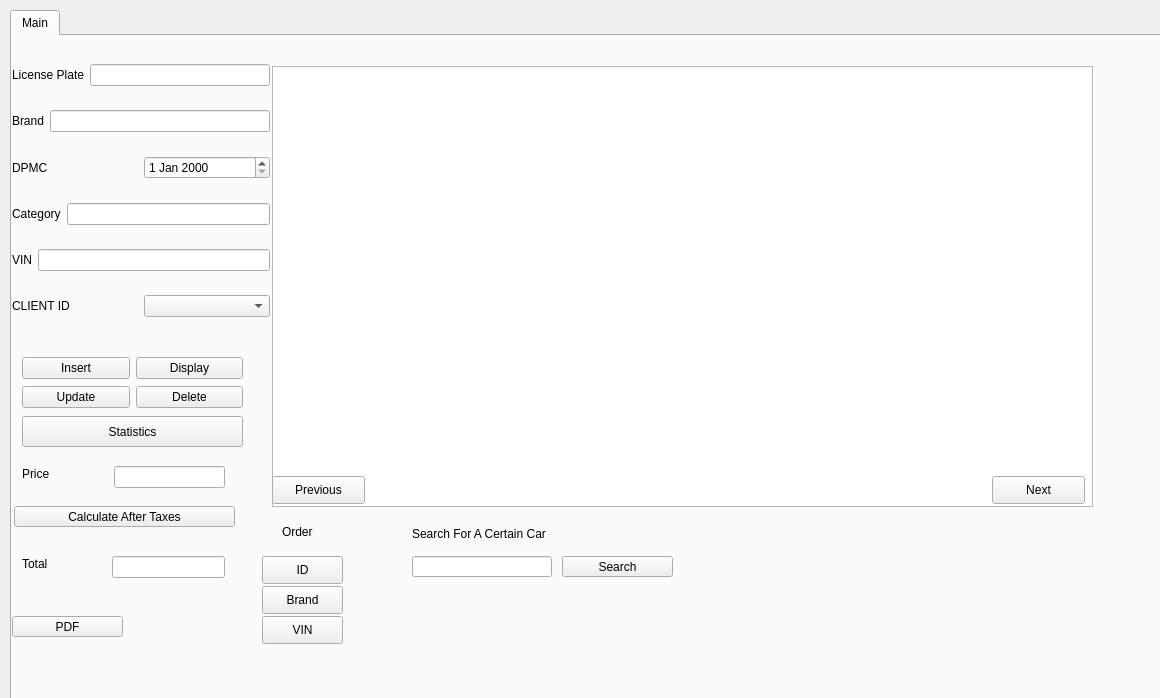
<?xml version="1.0" encoding="UTF-8"?>
<ui version="4.0">
 <class>AdminVehicles</class>
 <widget class="QWidget" name="AdminVehicles">
  <property name="geometry">
   <rect>
    <x>0</x>
    <y>0</y>
    <width>1160</width>
    <height>698</height>
   </rect>
  </property>
  <property name="windowTitle">
   <string>Form</string>
  </property>
  <property name="styleSheet">
   <string notr="true">*{
font-family:century gothic;
font-size:17px;
background:#333;

}


QPushButton
{
background:blue;
border-radius:15px;
}
QToolButton
{
background:blue;
border-radius:60px;
}
QTextEdit
{
bakcground:#333;
border-radius:60px;
}
QLabel
{
color:white;
}
QWidget
{
color:white;
}
QPushButton:hover
{
background:grey;
}
QLineEdit
{
background:transparent;
border:none;
color:white;
border-bottom:1px solid #717072;
}
QTableView
{
background:#333;
}
QHeaderView {
background:#333;
}
QTextBrowser {
font-family:century gothic;
font-size:30px;
}&lt;
</string>
  </property>
  <widget class="QTabWidget" name="tabWidget">
   <property name="geometry">
    <rect>
     <x>10</x>
     <y>10</y>
     <width>1989</width>
     <height>701</height>
    </rect>
   </property>
   <property name="styleSheet">
    <string notr="true"/>
   </property>
   <property name="currentIndex">
    <number>0</number>
   </property>
   <widget class="QWidget" name="tab">
    <attribute name="title">
     <string>Main</string>
    </attribute>
    <widget class="QPushButton" name="pushButton_6">
     <property name="geometry">
      <rect>
       <x>550</x>
       <y>520</y>
       <width>111</width>
       <height>21</height>
      </rect>
     </property>
     <property name="text">
      <string>Search</string>
     </property>
    </widget>
    <widget class="QLineEdit" name="lineEdit_recherche">
     <property name="geometry">
      <rect>
       <x>400</x>
       <y>520</y>
       <width>140</width>
       <height>21</height>
      </rect>
     </property>
    </widget>
    <widget class="QPushButton" name="pushButton_9">
     <property name="geometry">
      <rect>
       <x>10</x>
       <y>380</y>
       <width>221</width>
       <height>31</height>
      </rect>
     </property>
     <property name="text">
      <string>Statistics</string>
     </property>
    </widget>
    <widget class="QTableView" name="tableView">
     <property name="geometry">
      <rect>
       <x>260</x>
       <y>30</y>
       <width>821</width>
       <height>441</height>
      </rect>
     </property>
     <property name="sizeAdjustPolicy">
      <enum>QAbstractScrollArea::AdjustToContentsOnFirstShow</enum>
     </property>
    </widget>
    <widget class="QPushButton" name="triID">
     <property name="geometry">
      <rect>
       <x>250</x>
       <y>520</y>
       <width>81</width>
       <height>28</height>
      </rect>
     </property>
     <property name="text">
      <string>ID</string>
     </property>
    </widget>
    <widget class="QPushButton" name="ID_desc">
     <property name="geometry">
      <rect>
       <x>250</x>
       <y>550</y>
       <width>81</width>
       <height>28</height>
      </rect>
     </property>
     <property name="text">
      <string>Brand</string>
     </property>
    </widget>
    <widget class="QLabel" name="label_4">
     <property name="geometry">
      <rect>
       <x>270</x>
       <y>480</y>
       <width>51</width>
       <height>31</height>
      </rect>
     </property>
     <property name="text">
      <string>Order</string>
     </property>
    </widget>
    <widget class="QPushButton" name="pushButton_4">
     <property name="geometry">
      <rect>
       <x>0</x>
       <y>580</y>
       <width>111</width>
       <height>21</height>
      </rect>
     </property>
     <property name="text">
      <string>PDF</string>
     </property>
    </widget>
    <widget class="QPushButton" name="moisprec">
     <property name="geometry">
      <rect>
       <x>260</x>
       <y>440</y>
       <width>93</width>
       <height>28</height>
      </rect>
     </property>
     <property name="text">
      <string>Previous</string>
     </property>
    </widget>
    <widget class="QPushButton" name="moisuivant">
     <property name="geometry">
      <rect>
       <x>980</x>
       <y>440</y>
       <width>93</width>
       <height>28</height>
      </rect>
     </property>
     <property name="focusPolicy">
      <enum>Qt::WheelFocus</enum>
     </property>
     <property name="contextMenuPolicy">
      <enum>Qt::CustomContextMenu</enum>
     </property>
     <property name="text">
      <string>Next</string>
     </property>
     <property name="autoRepeatDelay">
      <number>296</number>
     </property>
     <property name="autoRepeatInterval">
      <number>91</number>
     </property>
    </widget>
    <widget class="QPushButton" name="triCat">
     <property name="geometry">
      <rect>
       <x>250</x>
       <y>580</y>
       <width>81</width>
       <height>28</height>
      </rect>
     </property>
     <property name="text">
      <string>VIN</string>
     </property>
    </widget>
    <widget class="QPushButton" name="pushButton_11">
     <property name="geometry">
      <rect>
       <x>2</x>
       <y>470</y>
       <width>221</width>
       <height>21</height>
      </rect>
     </property>
     <property name="text">
      <string>Calculate After Taxes</string>
     </property>
    </widget>
    <widget class="QLineEdit" name="lineEdit_2">
     <property name="geometry">
      <rect>
       <x>102</x>
       <y>430</y>
       <width>111</width>
       <height>22</height>
      </rect>
     </property>
    </widget>
    <widget class="QLineEdit" name="lineEdit_3">
     <property name="geometry">
      <rect>
       <x>100</x>
       <y>520</y>
       <width>113</width>
       <height>22</height>
      </rect>
     </property>
    </widget>
    <widget class="QLabel" name="label_8">
     <property name="geometry">
      <rect>
       <x>10</x>
       <y>430</y>
       <width>56</width>
       <height>16</height>
      </rect>
     </property>
     <property name="text">
      <string>Price</string>
     </property>
    </widget>
    <widget class="QLabel" name="label_9">
     <property name="geometry">
      <rect>
       <x>10</x>
       <y>520</y>
       <width>56</width>
       <height>16</height>
      </rect>
     </property>
     <property name="text">
      <string>Total</string>
     </property>
    </widget>
    <widget class="QLabel" name="label_10">
     <property name="geometry">
      <rect>
       <x>400</x>
       <y>490</y>
       <width>221</width>
       <height>16</height>
      </rect>
     </property>
     <property name="text">
      <string>Search For A Certain Car</string>
     </property>
    </widget>
    <widget class="QWidget" name="layoutWidget">
     <property name="geometry">
      <rect>
       <x>0</x>
       <y>10</y>
       <width>258</width>
       <height>291</height>
      </rect>
     </property>
     <layout class="QVBoxLayout" name="verticalLayout">
      <item>
       <layout class="QHBoxLayout" name="horizontalLayout_5">
        <item>
         <widget class="QLabel" name="label">
          <property name="text">
           <string>License Plate</string>
          </property>
         </widget>
        </item>
        <item>
         <widget class="QLineEdit" name="lineEdit_id">
          <property name="text">
           <string/>
          </property>
         </widget>
        </item>
       </layout>
      </item>
      <item>
       <layout class="QHBoxLayout" name="horizontalLayout_4">
        <item>
         <widget class="QLabel" name="label_2">
          <property name="text">
           <string>Brand</string>
          </property>
         </widget>
        </item>
        <item>
         <widget class="QLineEdit" name="lineEdit_centre"/>
        </item>
       </layout>
      </item>
      <item>
       <layout class="QHBoxLayout" name="horizontalLayout_3">
        <item>
         <widget class="QLabel" name="label_3">
          <property name="text">
           <string>DPMC</string>
          </property>
         </widget>
        </item>
        <item>
         <widget class="QDateEdit" name="dateEdit"/>
        </item>
       </layout>
      </item>
      <item>
       <layout class="QHBoxLayout" name="horizontalLayout_2">
        <item>
         <widget class="QLabel" name="label_6">
          <property name="text">
           <string>Category</string>
          </property>
         </widget>
        </item>
        <item>
         <widget class="QLineEdit" name="lineEdit_centre_2"/>
        </item>
       </layout>
      </item>
      <item>
       <layout class="QHBoxLayout" name="horizontalLayout">
        <item>
         <widget class="QLabel" name="label_5">
          <property name="text">
           <string>VIN</string>
          </property>
         </widget>
        </item>
        <item>
         <widget class="QLineEdit" name="lineEdit_piste"/>
        </item>
       </layout>
      </item>
      <item>
       <layout class="QHBoxLayout" name="horizontalLayout_6">
        <item>
         <widget class="QLabel" name="label_7">
          <property name="text">
           <string>CLIENT ID</string>
          </property>
         </widget>
        </item>
        <item>
         <widget class="QComboBox" name="comboBox_cin"/>
        </item>
       </layout>
      </item>
     </layout>
    </widget>
    <widget class="QWidget" name="layoutWidget">
     <property name="geometry">
      <rect>
       <x>10</x>
       <y>320</y>
       <width>221</width>
       <height>54</height>
      </rect>
     </property>
     <layout class="QVBoxLayout" name="verticalLayout_2">
      <item>
       <layout class="QHBoxLayout" name="horizontalLayout_7">
        <item>
         <widget class="QPushButton" name="pushButton">
          <property name="text">
           <string>Insert</string>
          </property>
         </widget>
        </item>
        <item>
         <widget class="QPushButton" name="pushButton_8">
          <property name="text">
           <string>Display</string>
          </property>
         </widget>
        </item>
       </layout>
      </item>
      <item>
       <layout class="QHBoxLayout" name="horizontalLayout_8">
        <item>
         <widget class="QPushButton" name="pushButton_2">
          <property name="text">
           <string>Update</string>
          </property>
         </widget>
        </item>
        <item>
         <widget class="QPushButton" name="pushButton_3">
          <property name="text">
           <string>Delete</string>
          </property>
         </widget>
        </item>
       </layout>
      </item>
     </layout>
    </widget>
   </widget>
  </widget>
 </widget>
 <resources/>
 <connections/>
</ui>
